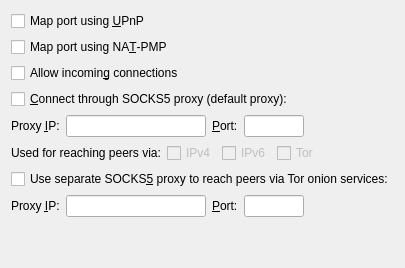
     <widget class="QWidget" name="pageNetwork">
      <layout class="QVBoxLayout" name="verticalLayout_Network">
       <item>
        <widget class="QCheckBox" name="mapPortUpnp">
         <property name="toolTip">
          <string>Automatically open the BobMemeCoin Core client port on the router. This only works when your router supports UPnP and it is enabled.</string>
         </property>
         <property name="text">
          <string>Map port using &amp;UPnP</string>
         </property>
        </widget>
       </item>
       <item>
        <widget class="QCheckBox" name="mapPortNatpmp">
         <property name="toolTip">
          <string>Automatically open the BobMemeCoin Core client port on the router. This only works when your router supports NAT-PMP and it is enabled. The external port could be random.</string>
         </property>
         <property name="text">
          <string>Map port using NA&amp;T-PMP</string>
         </property>
        </widget>
       </item>
       <item>
        <widget class="QCheckBox" name="allowIncoming">
         <property name="toolTip">
          <string>Accept connections from outside.</string>
         </property>
         <property name="text">
          <string>Allow incomin&amp;g connections</string>
         </property>
        </widget>
       </item>
       <item>
        <widget class="QCheckBox" name="connectSocks">
         <property name="toolTip">
          <string>Connect to the BobMemeCoin network through a SOCKS5 proxy.</string>
         </property>
         <property name="text">
          <string>&amp;Connect through SOCKS5 proxy (default proxy):</string>
         </property>
        </widget>
       </item>
       <item>
        <layout class="QHBoxLayout" name="horizontalLayout_1_Network">
         <item>
          <widget class="QLabel" name="proxyIpLabel">
           <property name="text">
            <string>Proxy &amp;IP:</string>
           </property>
           <property name="textFormat">
            <enum>Qt::PlainText</enum>
           </property>
           <property name="buddy">
            <cstring>proxyIp</cstring>
           </property>
          </widget>
         </item>
         <item>
          <widget class="QValidatedLineEdit" name="proxyIp">
           <property name="minimumSize">
            <size>
             <width>140</width>
             <height>0</height>
            </size>
           </property>
           <property name="maximumSize">
            <size>
             <width>140</width>
             <height>16777215</height>
            </size>
           </property>
           <property name="toolTip">
            <string>IP address of the proxy (e.g. IPv4: 127.0.0.1 / IPv6: ::1)</string>
           </property>
          </widget>
         </item>
         <item>
          <widget class="QLabel" name="proxyPortLabel">
           <property name="text">
            <string>&amp;Port:</string>
           </property>
           <property name="textFormat">
            <enum>Qt::PlainText</enum>
           </property>
           <property name="buddy">
            <cstring>proxyPort</cstring>
           </property>
          </widget>
         </item>
         <item>
          <widget class="QLineEdit" name="proxyPort">
           <property name="minimumSize">
            <size>
             <width>60</width>
             <height>0</height>
            </size>
           </property>
           <property name="maximumSize">
            <size>
             <width>60</width>
             <height>16777215</height>
            </size>
           </property>
           <property name="toolTip">
            <string>Port of the proxy (e.g. 9050)</string>
           </property>
          </widget>
         </item>
         <item>
          <spacer name="horizontalSpacer_1_Network">
           <property name="orientation">
            <enum>Qt::Horizontal</enum>
           </property>
           <property name="sizeHint" stdset="0">
            <size>
             <width>40</width>
             <height>20</height>
            </size>
           </property>
          </spacer>
         </item>
        </layout>
       </item>
       <item>
        <layout class="QHBoxLayout" name="horizontalLayout_2_Network">
         <item>
          <widget class="QLabel" name="proxyActiveNets">
           <property name="text">
            <string>Used for reaching peers via:</string>
           </property>
           <property name="textFormat">
            <enum>Qt::PlainText</enum>
           </property>
          </widget>
         </item>
         <item>
          <widget class="QCheckBox" name="proxyReachIPv4">
           <property name="enabled">
            <bool>false</bool>
           </property>
           <property name="toolTip">
            <string>Shows if the supplied default SOCKS5 proxy is used to reach peers via this network type.</string>
           </property>
           <property name="text">
            <string>IPv4</string>
           </property>
          </widget>
         </item>
         <item>
          <widget class="QCheckBox" name="proxyReachIPv6">
           <property name="enabled">
            <bool>false</bool>
           </property>
           <property name="toolTip">
            <string>Shows if the supplied default SOCKS5 proxy is used to reach peers via this network type.</string>
           </property>
           <property name="text">
            <string>IPv6</string>
           </property>
          </widget>
         </item>
         <item>
          <widget class="QCheckBox" name="proxyReachTor">
           <property name="enabled">
            <bool>false</bool>
           </property>
           <property name="toolTip">
            <string>Shows if the supplied default SOCKS5 proxy is used to reach peers via this network type.</string>
           </property>
           <property name="text">
            <string>Tor</string>
           </property>
          </widget>
         </item>
         <item>
          <spacer name="horizontalSpacer_2_Network">
           <property name="orientation">
            <enum>Qt::Horizontal</enum>
           </property>
           <property name="sizeHint" stdset="0">
            <size>
             <width>40</width>
             <height>20</height>
            </size>
           </property>
          </spacer>
         </item>
        </layout>
       </item>
       <item>
        <widget class="QCheckBox" name="connectSocksTor">
         <property name="toolTip">
          <string>Connect to the BobMemeCoin network through a separate SOCKS5 proxy for Tor onion services.</string>
         </property>
         <property name="text">
          <string>Use separate SOCKS&amp;5 proxy to reach peers via Tor onion services:</string>
         </property>
        </widget>
       </item>
       <item>
        <layout class="QHBoxLayout" name="horizontalLayout_3_Network">
         <item>
          <widget class="QLabel" name="proxyIpTorLabel">
           <property name="text">
            <string>Proxy &amp;IP:</string>
           </property>
           <property name="textFormat">
            <enum>Qt::PlainText</enum>
           </property>
           <property name="buddy">
            <cstring>proxyIpTor</cstring>
           </property>
          </widget>
         </item>
         <item>
          <widget class="QValidatedLineEdit" name="proxyIpTor">
           <property name="minimumSize">
            <size>
             <width>140</width>
             <height>0</height>
            </size>
           </property>
           <property name="maximumSize">
            <size>
             <width>140</width>
             <height>16777215</height>
            </size>
           </property>
           <property name="toolTip">
            <string>IP address of the proxy (e.g. IPv4: 127.0.0.1 / IPv6: ::1)</string>
           </property>
          </widget>
         </item>
         <item>
          <widget class="QLabel" name="proxyPortTorLabel">
           <property name="text">
            <string>&amp;Port:</string>
           </property>
           <property name="textFormat">
            <enum>Qt::PlainText</enum>
           </property>
           <property name="buddy">
            <cstring>proxyPortTor</cstring>
           </property>
          </widget>
         </item>
         <item>
          <widget class="QLineEdit" name="proxyPortTor">
           <property name="minimumSize">
            <size>
             <width>60</width>
             <height>0</height>
            </size>
           </property>
           <property name="maximumSize">
            <size>
             <width>60</width>
             <height>16777215</height>
            </size>
           </property>
           <property name="toolTip">
            <string>Port of the proxy (e.g. 9050)</string>
           </property>
          </widget>
         </item>
         <item>
          <spacer name="horizontalSpacer_4_Network">
           <property name="orientation">
            <enum>Qt::Horizontal</enum>
           </property>
           <property name="sizeHint" stdset="0">
            <size>
             <width>40</width>
             <height>20</height>
            </size>
           </property>
          </spacer>
         </item>
        </layout>
       </item>
       <item>
        <spacer name="verticalSpacer_Network">
         <property name="orientation">
          <enum>Qt::Vertical</enum>
         </property>
         <property name="sizeHint" stdset="0">
          <size>
           <width>20</width>
           <height>40</height>
          </size>
         </property>
        </spacer>
       </item>
      </layout>
     </widget>
